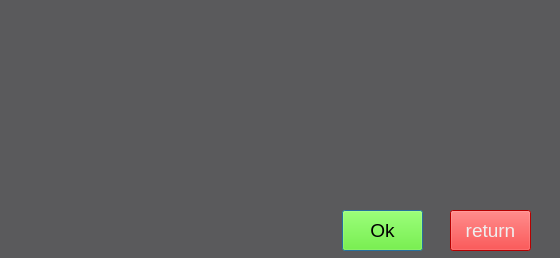
<?xml version="1.0" encoding="UTF-8"?>
<ui version="4.0">
 <class>Dialog</class>
 <widget class="QDialog" name="Dialog">
  <property name="geometry">
   <rect>
    <x>0</x>
    <y>0</y>
    <width>560</width>
    <height>258</height>
   </rect>
  </property>
  <property name="windowTitle">
   <string>Dialog</string>
  </property>
  <property name="styleSheet">
   <string notr="true">background-color: rgb(90, 90, 92);
color: rgb(239, 239, 239);</string>
  </property>
  <widget class="QLabel" name="feedback_label">
   <property name="geometry">
    <rect>
     <x>10</x>
     <y>10</y>
     <width>541</width>
     <height>161</height>
    </rect>
   </property>
   <property name="font">
    <font>
     <pointsize>14</pointsize>
    </font>
   </property>
   <property name="text">
    <string/>
   </property>
   <property name="alignment">
    <set>Qt::AlignLeading|Qt::AlignLeft|Qt::AlignVCenter</set>
   </property>
   <property name="wordWrap">
    <bool>true</bool>
   </property>
  </widget>
  <widget class="QPushButton" name="ok_pushButton">
   <property name="geometry">
    <rect>
     <x>342</x>
     <y>210</y>
     <width>81</width>
     <height>41</height>
    </rect>
   </property>
   <property name="font">
    <font>
     <pointsize>14</pointsize>
    </font>
   </property>
   <property name="styleSheet">
    <string notr="true">QPushButton{
	background-color: rgb(85, 255, 0);
	color: rgb(0, 0, 0);
}
QPushButton:hover{
	
	background-color: rgb(128, 255, 158);
}</string>
   </property>
   <property name="text">
    <string>Ok</string>
   </property>
  </widget>
  <widget class="QPushButton" name="return_pushButton">
   <property name="geometry">
    <rect>
     <x>450</x>
     <y>210</y>
     <width>81</width>
     <height>41</height>
    </rect>
   </property>
   <property name="font">
    <font>
     <pointsize>14</pointsize>
    </font>
   </property>
   <property name="styleSheet">
    <string notr="true">QPushButton{
	background-color: rgb(255, 0, 0);
}
QPushButton:hover{
	
	background-color: rgb(255, 105, 105);
}</string>
   </property>
   <property name="text">
    <string>return</string>
   </property>
  </widget>
  <widget class="QLabel" name="saved_feedback_label">
   <property name="geometry">
    <rect>
     <x>10</x>
     <y>220</y>
     <width>321</width>
     <height>31</height>
    </rect>
   </property>
   <property name="font">
    <font>
     <pointsize>12</pointsize>
     <weight>75</weight>
     <bold>true</bold>
    </font>
   </property>
   <property name="styleSheet">
    <string notr="true">color: rgb(81, 245, 0);</string>
   </property>
   <property name="text">
    <string/>
   </property>
  </widget>
 </widget>
 <resources/>
 <connections/>
</ui>
